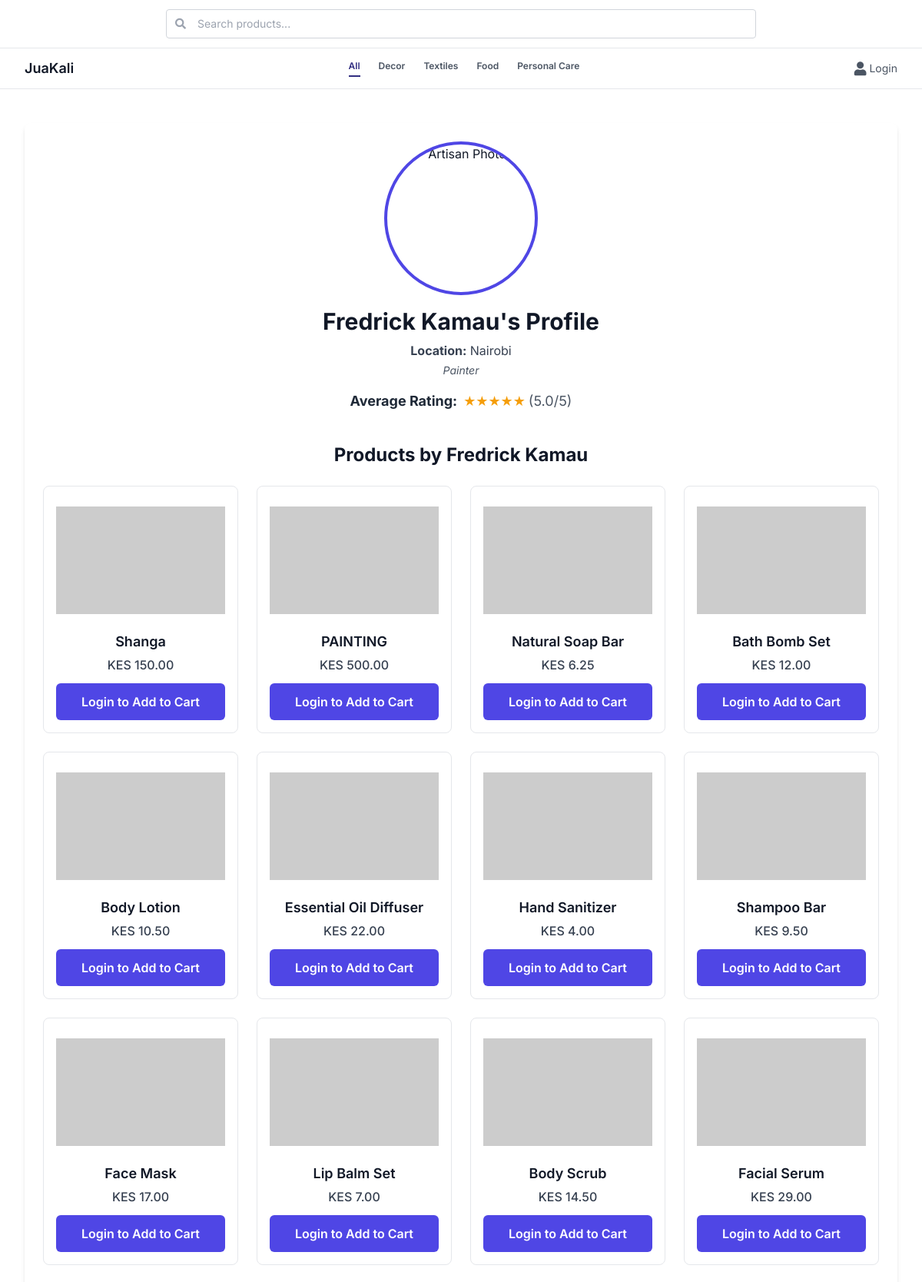
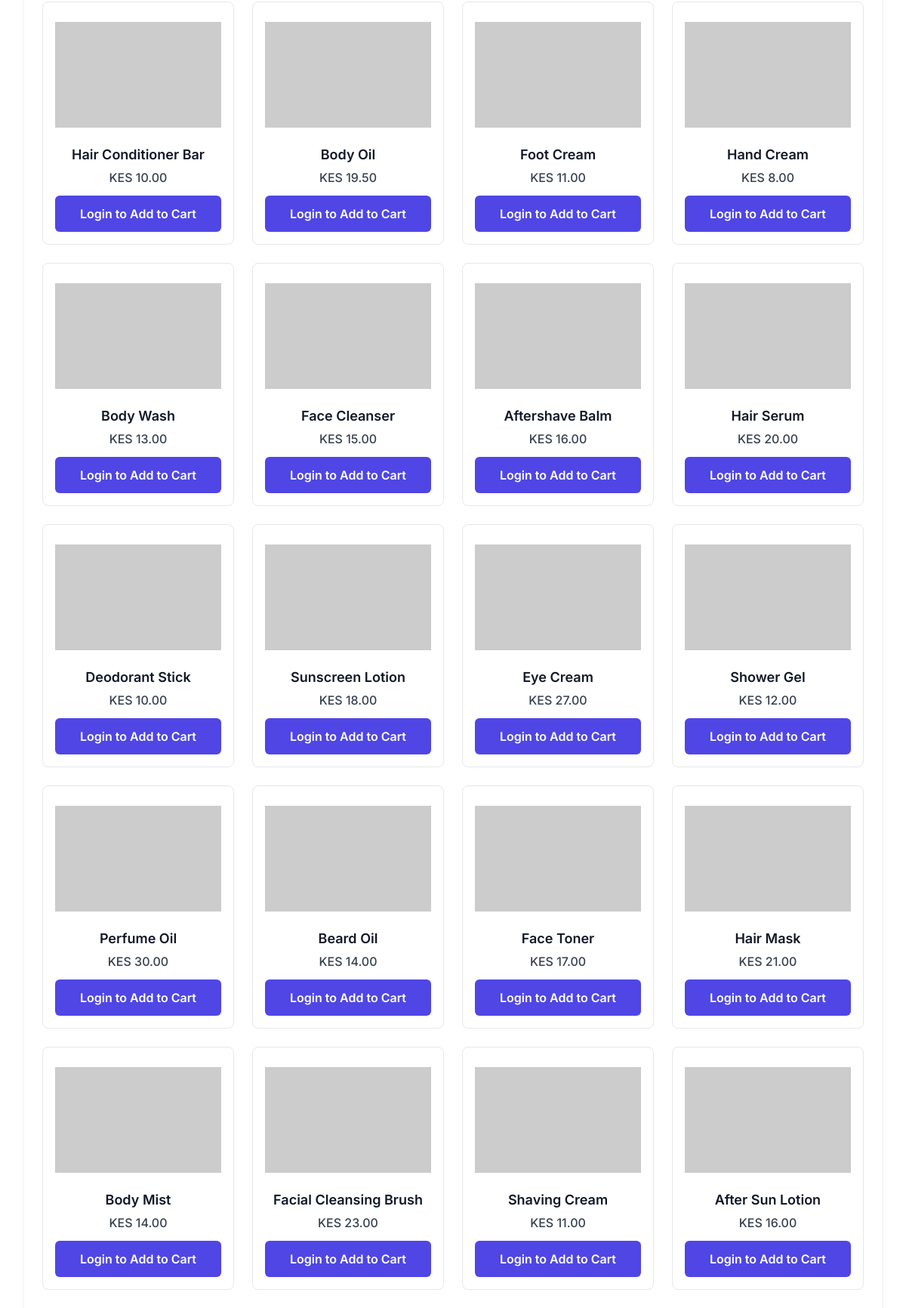
Page /artisan_profile.php?id=4 (upper part) on the committed database (2 pictures, top to bottom).
### tables this page shows
CREATE TABLE `artisans` (
  `id` int(11) NOT NULL,
  `name` varchar(100) NOT NULL,
  `bio` text DEFAULT NULL,
  `location` varchar(100) DEFAULT NULL,
  `created_at` timestamp NOT NULL DEFAULT current_timestamp(),
  `image_url` varchar(255) DEFAULT NULL,
  `average_rating` decimal(3,2) DEFAULT 0.00,
  `user_id` int(11) DEFAULT NULL,
  `is_featured` tinyint(1) DEFAULT 0
);

CREATE TABLE `products` (
  `id` int(11) NOT NULL,
  `name` varchar(100) NOT NULL,
  `description` text DEFAULT NULL,
  `price` decimal(10,2) NOT NULL,
  `image_url` varchar(255) DEFAULT NULL,
  `artisan_id` int(11) DEFAULT NULL,
  `status` enum('Pending','Approved') DEFAULT 'Pending',
  `created_at` timestamp NOT NULL DEFAULT current_timestamp(),
  `is_featured` tinyint(1) DEFAULT 0,
  `category` varchar(50) DEFAULT NULL,
  `quantity` int(11) DEFAULT 10
);

### functions.php (called while the page is built, shortened)
<?php
require_once 'config.php';
function getArtisanById($id) {
    global $pdo;
    $stmt = $pdo->prepare("SELECT * FROM artisans WHERE id = ?");
    $stmt->execute([$id]);
    return $stmt->fetch(PDO::FETCH_ASSOC);
}
function getArtisanProducts($artisan_id) {
    global $pdo;
    $stmt = $pdo->prepare("SELECT * FROM products WHERE artisan_id = ? AND status = 'Approved'");
    $stmt->execute([$artisan_id]);
    return $stmt->fetchAll(PDO::FETCH_ASSOC);
}
?>

### artisan_profile.php (the view, shortened to what this page needs)
<?php
require_once 'functions.php';
$is_logged_in = isset($_SESSION['user_id']);
$artisan_id = (int)$_GET['id'];
$artisan = getArtisanById($artisan_id);
$products = getArtisanProducts($artisan_id);
?>
<!DOCTYPE html>
<html lang="en">
<head>
    <script src="https://cdn.tailwindcss.com"></script>
    <link href="https://cdnjs.cloudflare.com/ajax/libs/font-awesome/5.15.3/css/all.min.css" rel="stylesheet">
</head>
<body class="bg-white text-gray-900">
    <header class="fixed top-0 left-0 right-0 bg-white border-b border-gray-200 z-50">
        <div class="max-w-7xl mx-auto flex items-center justify-center py-3 px-4 sm:px-6 lg:px-8 border-b border-gray-200">
            <form aria-label="Search products" class="w-full max-w-3xl" role="search" action="products.php" method="GET">
                <div class="relative text-gray-600 focus-within:text-gray-900">
                    <input aria-describedby="search-desc" class="block w-full rounded border border-gray-300 py-2 pl-10 pr-4 text-sm placeholder-gray-400 focus:border-indigo-600 focus:outline-none focus:ring-1 focus:ring-indigo-600" id="search-input" name="search" placeholder="Search products..." type="search">
                    <div class="absolute inset-y-0 left-0 flex items-center pl-3 pointer-events-none">
                    </div>
                </div>
            </form>
        </div>
        <div class="max-w-7xl mx-auto flex items-center justify-between py-3 px-4 sm:px-6 lg:px-8">
            <div class="text-lg font-semibold truncate flex-shrink-0">
                JuaKali
            </div>
            <nav class="hidden sm:flex flex-wrap gap-6 text-xs font-semibold text-gray-600 justify-center flex-1 px-6">
                <a class="text-indigo-900 border-b-2 border-indigo-900 pb-1" href="index.php">All</a>
                <a class="hover:text-indigo-900" href="index.php?category=Decor">Decor</a>
                <a class="hover:text-indigo-900" href="index.php?category=Textiles">Textiles</a>
                <a class="hover:text-indigo-900" href="index.php?category=Food">Food</a>
                <a class="hover:text-indigo-900" href="index.php?category=Personal Care">Personal Care</a>
            </nav>
            <div class="hidden sm:flex items-center space-x-6 flex-shrink-0 text-gray-600 text-sm">
                <?php if ($is_logged_in): ?>
                    <a href="index-after-login.php" aria-label="Home" class="flex items-center space-x-1 hover:text-indigo-900 focus:outline-none">
                    <i class="fas fa-home text-lg"></i>
                    <span></span>
                </a>
                <a href="products.php" aria-label="Store" class="flex items-center space-x-1 hover:text-indigo-900 focus:outline-none">
                    <i class="fas fa-store text-lg"></i>
                    <span></span>
                </a>
                <a href="cart.php" aria-label="Cart" class="flex items-center space-x-1 hover:text-indigo-900 focus:outline-none">
                    <i class="fas fa-shopping-cart text-lg"></i>
                    <span></span>
                </a>
                 <div class="relative group">
    <a href="#" aria-label="Account" class="flex items-center space-x-1 hover:text-indigo-900 focus:outline-none rounded-md px-2 py-1" id="account-dropdown-toggle">
        <i class="fas fa-user text-lg"></i>
        <span></span>
    </a>
    <div id="account-dropdown-menu" class="absolute right-0 mt-2 w-48 bg-white border border-gray-200 rounded-md shadow-lg py-1 z-10 hidden group-hover:block">
        <a href="account.php" class="block px-4 py-2 text-gray-800 hover:bg-gray-100">Profile</a>
        <a href="logout.php" class="block px-4 py-2 text-red-600 hover:bg-red-50">Logout</a>
    </div>
</div>
                <?php else: ?>
                    <a href="login.php" aria-label="Login" class="flex items-center space-x-1 hover:text-indigo-900 focus:outline-none">
                        <i class="fas fa-user text-lg"></i>
                        <span>Login</span>
                    </a>
                <?php endif; ?>
            </div>
        </div>
    </header>
    <main class="max-w-7xl mx-auto px-4 sm:px-6 lg:px-8 py-6">
        <div class="profile-container bg-white rounded-lg shadow-md p-6 my-6">
            <div class="profile-header flex flex-col items-center text-center mb-8">
                <img src="<?php echo htmlspecialchars($artisan['image_url'] ?? 'https://placehold.co/200x200/E0E7FF/4338CA?text=Artisan'); ?>" alt="Artisan Photo" class="profile-image mb-4">
                <h2 class="text-3xl font-bold text-gray-900 mb-2"><?php echo htmlspecialchars($artisan['name']); ?>'s Profile</h2>
                <p class="text-gray-700 mb-1"><strong>Location:</strong> <?php echo htmlspecialchars($artisan['location'] ?? 'Not specified'); ?></p>
                <p class="text-gray-600 text-sm italic mb-4"><?php echo htmlspecialchars($artisan['bio'] ?? 'No bio available.'); ?></p>
                <div class="flex items-center text-lg text-gray-800">
                    <strong>Average Rating:</strong>
                    <span class="ml-2 text-amber-500">
                        <?php
                        $average_rating = $artisan['average_rating'] ?? 0;
                        $stars = floor($average_rating);
                        for ($i = 0; $i < 5; $i++) {
                            echo $i < $stars ? '★' : '☆';
                        }
                        ?>
                    </span>
                    <span class="ml-1 text-gray-600">(<?php echo number_format($average_rating, 1); ?>/5)</span>
                </div>
            </div>
            <section class="products-section mt-10">
                <h3 class="text-2xl font-bold text-gray-900 text-center mb-6">Products by <?php echo htmlspecialchars($artisan['name']); ?></h3>
                <div class="grid grid-cols-1 sm:grid-cols-2 md:grid-cols-3 lg:grid-cols-4 gap-6">
                    <?php if (empty($products)): ?>
                        <p class="col-span-full text-center text-gray-600">No products available from this artisan yet.</p>
                    <?php else: ?>
                        <?php foreach ($products as $product): ?>
                            <div class="product-card">
                                <a href="product_details.php?id=<?php echo $product['id']; ?>" class="block">
                                    <img src="https://placehold.co/250x160/E0E7FF/4338CA?text=<?php echo urlencode($product['name']); ?>" alt="<?php echo htmlspecialchars($product['name']); ?>">
                                    <h5 class="text-lg font-semibold text-gray-900 mb-1 truncate w-full"><?php echo htmlspecialchars($product['name']); ?></h5>
                                    <p class="text-gray-700 font-medium mb-3">KES <?php echo number_format($product['price'], 2); ?></p>
                                </a>
                                <?php if ($is_logged_in): ?>
                                    <form method="POST" class="w-full">
                                        <input type="hidden" name="product_id" value="<?php echo $product['id']; ?>">
                                        <button type="submit" class="btn-primary w-full">Add to Cart</button>
                                    </form>
                                <?php else: ?>
                                    <a href="login.php?redirect=cart&product_id=<?php echo $product['id']; ?>" class="btn-primary w-full text-center">Login to Add to Cart</a>
                                <?php endif; ?>
                            </div>
                        <?php endforeach; ?>
                    <?php endif; ?>
                </div>
            </section>
        </div>
    </main>
</body>
</html>

### artisan_profile.php (style rules this page uses)
body { font-family: 'Inter', sans-serif; background-color: #f8f1e9; padding-top: 112px; padding-bottom: 56px; }
.profile-image { width: 100%; max-width: 200px; height: 200px; object-fit: cover; border-radius: 9999px; border: 4px solid #4f46e5; }
.product-card { background: #fff; border: 1px solid #e5e7eb; border-radius: 0.5rem; padding: 1rem; text-align: center; display: flex; flex-direction: column; align-items: center; transition: all 0.2s ease-in-out; }
.product-card img { width: 100%; height: 160px; object-fit: contain; margin-bottom: 0.75rem; border-radius: 0.25rem; }
.btn-primary { background-color: #4f46e5; color: #fff; padding: 0.75rem 1.5rem; border-radius: 0.375rem; font-weight: 600; transition: background-color 0.2s ease-in-out; }

### rows in the picture
artisans: name "Fredrick Kamau", location "Nairobi", bio "Painter", average_rating "5.0"
products: name "Shanga", price "150.00"
products: name "PAINTING", price "500.00"
products: name "Natural Soap Bar", price "6.25"
products: name "Bath Bomb Set", price "12.00"
products: name "Body Lotion", price "10.50"
products: name "Essential Oil Diffuser", price "22.00"
products: name "Hand Sanitizer", price "4.00"
products: name "Shampoo Bar", price "9.50"
products: name "Face Mask", price "17.00"
products: name "Lip Balm Set", price "7.00"
products: name "Body Scrub", price "14.50"
products: name "Facial Serum", price "29.00"
products: name "Hair Conditioner Bar", price "10.00"
products: name "Body Oil", price "19.50"
products: name "Foot Cream", price "11.00"
products: name "Hand Cream", price "8.00"
products: name "Body Wash", price "13.00"
products: name "Face Cleanser", price "15.00"
products: name "Aftershave Balm", price "16.00"
products: name "Hair Serum", price "20.00"
products: name "Deodorant Stick", price "10.00"
products: name "Sunscreen Lotion", price "18.00"
products: name "Eye Cream", price "27.00"
products: name "Shower Gel", price "12.00"
products: name "Perfume Oil", price "30.00"
products: name "Beard Oil", price "14.00"
products: name "Face Toner", price "17.00"
products: name "Hair Mask", price "21.00"
products: name "Body Mist", price "14.00"
products: name "Facial Cleansing Brush", price "23.00"
products: name "Shaving Cream", price "11.00"
products: name "After Sun Lotion", price "16.00"
